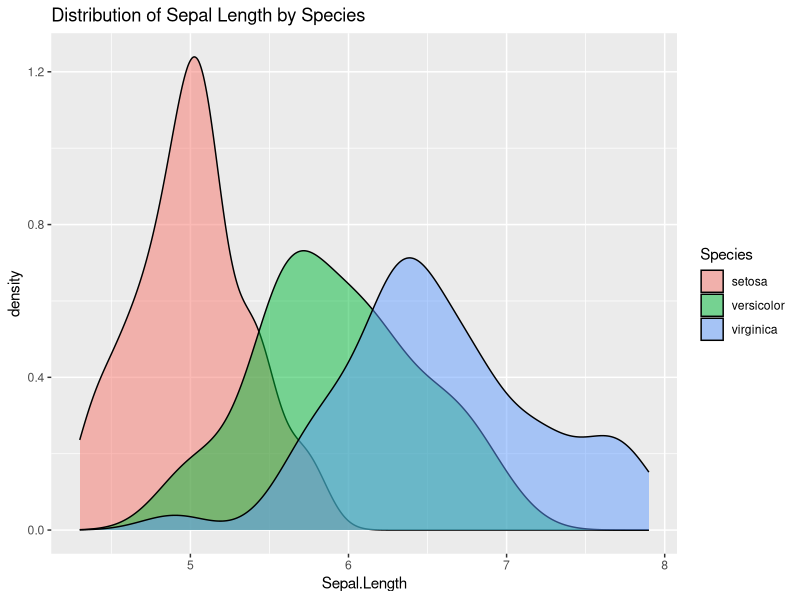
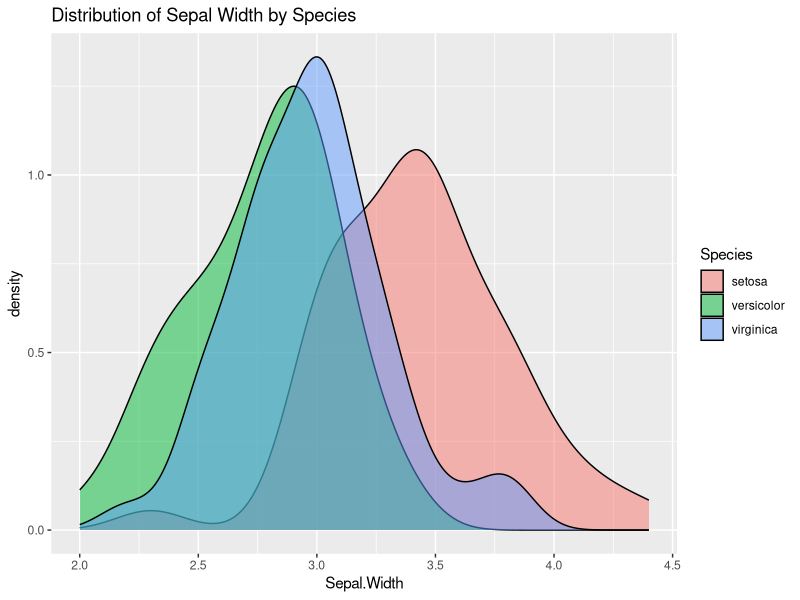

These charts were generated, in order, by the following R code: (Note: this script raises an error after producing the figures.)
print("Tanya Fitkiriwala")

install.packages("datasets")
install.packages("caret")
install.packages('e1071')

library("e1071")
library(datasets)
library(caret)
library(pROC)


# Load the iris dataset
data(iris)

summary(iris)

# structure of the data
str(iris)

# number of rows with missing values
nrow(iris) - sum(complete.cases(iris))

ggplot(iris, aes(x = Sepal.Length, fill = Species)) + 
  geom_density(alpha = 0.5) +
  labs(title = "Distribution of Sepal Length by Species")

ggplot(iris, aes(x = Sepal.Width, fill = Species)) + 
  geom_density(alpha = 0.5) +
  labs(title = "Distribution of Sepal Width by Species")

# Split the data into training and testing sets
set.seed(123)
train <- createDataPartition(iris$Species, p = 0.7, list = FALSE)
trainData <- iris[train, ]
testData <- iris[-train, ]

# Fit the logistic regression model
mod <- glm(Species ~ ., data = trainData, family = "log")

# Make predictions on the testing set
predict <- predict(mod, newdata = testData, type = "response")

# Convert predicted probabilities to class labels
predictedClass <- ifelse(predict > 0.5, "versicolor", "setosa")
predictedClass

# Evaluate the model's accuracy on the testing set
accuracy <- mean(predictedClass == testData$Species)
cat("Accuracy:", accuracy)


roc <- roc(testData$Species, predict, levels = c("setosa", "versicolor"))
plot(roc, main = "ROC Curve for Logistic Regression Model on Iris Dataset")

auc <- auc(roc)
cat("AUC:", auc)

aggregate(iris[, 1:4], by = list(iris$Species), FUN = mean)


#clustering analysis

plot(iris)

plot(iris$Sepal.Length, iris$Sepal.Width, col=iris$Species)
legend("topleft", legend=unique(iris$Species), col=1:length(unique(iris$Species)), pch=1)

plot(iris$Petal.Length, iris$Petal.Width, col=iris$Species)
legend("topleft", legend=unique(iris$Species), col=1:length(unique(iris$Species)), pch=1)


# Select the columns to use for clustering
clus <- iris[, 1:4]

# Determine the optimal number of clusters using the elbow method
ws <- c()
for (i in 1:10) {
  ws[i] <- sum(kmeans(clus, centers = i)$withinss)
}
plot(1:10, ws, type = "b", xlab = "Number of Clusters",
     ylab = "Within Sum of Squares")

# Apply K-means clustering with the optimal number of clusters
k <- 3
set.seed(123)
iris_cluster_kmeans <- kmeans(clus, centers = k)

# Visualize the clusters
library(cluster)
clusplot(clus, iris_cluster_kmeans$cluster,
         color = TRUE, shade = TRUE,
         labels = 4, lines = 0)
